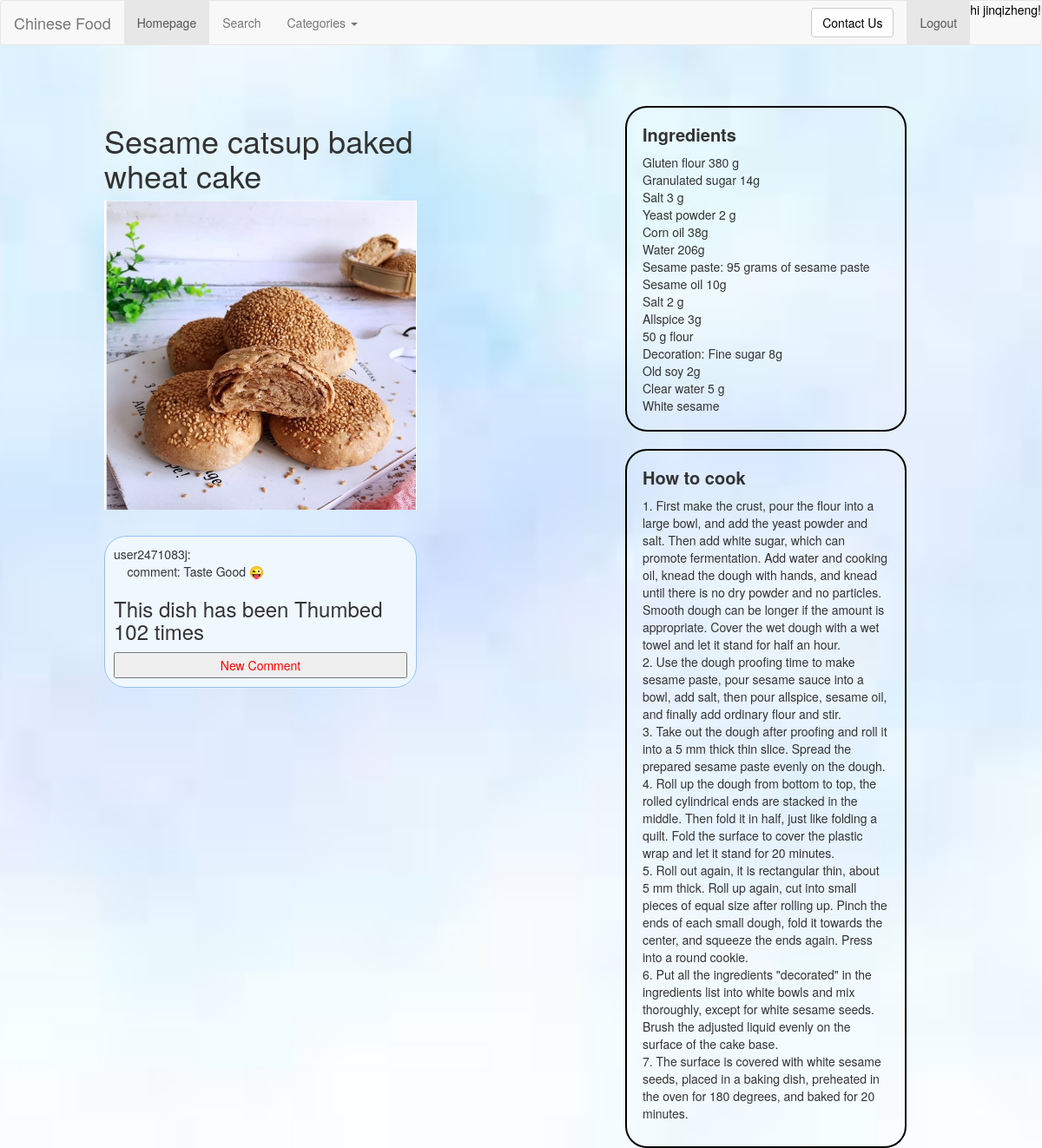
Before: /rango/main_course3/ (signed in) with the older database file.
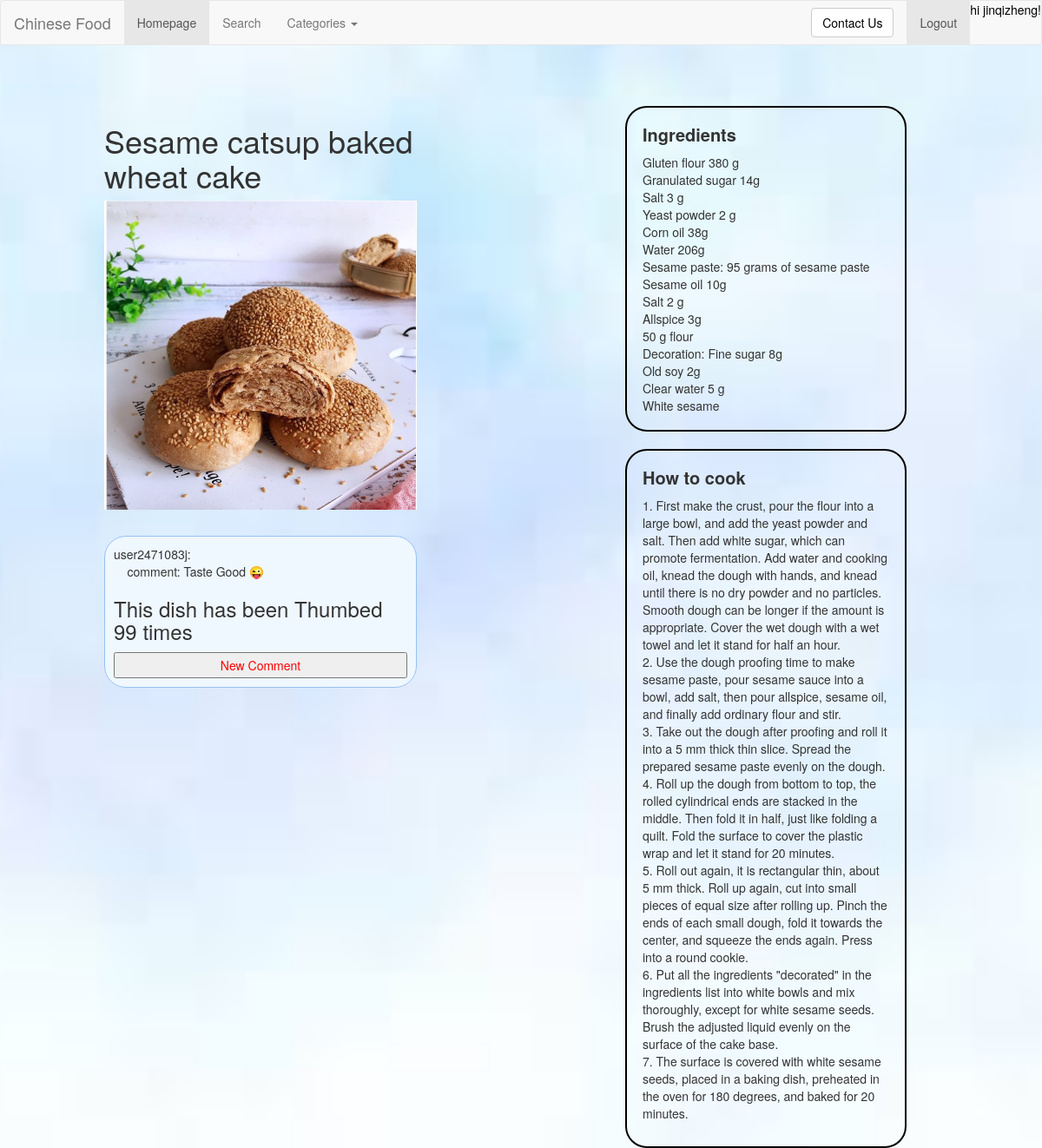
After: the same page with the newer database file.
### rango/models.py (models this page shows, shortened)
class Dish(models.Model):
    category = models.ForeignKey(Category, on_delete=models.CASCADE)
    dish = models.CharField(max_length=128, unique=True)
    url = models.CharField(max_length=128, default="https://www.allrecipes.com/recipes/1642/everyday-cooking/")
    likes = models.IntegerField(default=0)
    images = models.CharField(max_length=128, default="/static/images/photo.jpg")
    class Meta:
        verbose_name_plural = 'Dishes'

### rango/views.py (the view, shortened to what this page needs)
# urls.py: path('main_course3/', views.main_course3, name='main_course3'),
def main_course3(request):
    category_list = Category.objects.order_by('-category')
    d2 = "Sesame catsup baked wheat cake"
    dish = Dish.objects.get(dish=d2)
    form = DishForm()
    info_list = UserComment.objects.filter(dish=d2)
    return render(request, "rango/main_course3.html", {"info_list": info_list,
                                                       "categories": category_list,
                                                       "form": form,
                                                       "dish": dish, })

### rango/forms.py
class DishForm(forms.ModelForm):
    dish = forms.CharField(max_length=128,
                           help_text="Please enter the dish name.")
    url = forms.CharField(
        help_text="Please enter the URL of dishes introduction.")
    likes = forms.IntegerField(widget=forms.HiddenInput(), initial=0, required=False)
    images = forms.CharField(widget=forms.HiddenInput(), initial="/static/images/photo.jpg", required=False)
    class Meta:
        model = Dish
        exclude = ('category',)

### templates/rango/main_course3.html (shortened to what this page needs)
{% extends 'rango/base.html' %}
{% load staticfiles %}
{% block image_block %}
<h1>Sesame catsup baked wheat cake</h1>
<img src="{% static 'images/main_course3.png' %}" alt="" width="100%" id="pic">
{% endblock %}
{% block ingredients_block %}
Gluten flour 380 g<br>
Granulated sugar 14g<br>
Salt 3 g<br>
Yeast powder 2 g<br>
Corn oil 38g<br>
Water 206g<br>
Sesame paste: 95 grams of sesame paste<br>
Sesame oil 10g<br>
Salt 2 g<br>
Allspice 3g<br>
50 g flour<br>
Decoration: Fine sugar 8g<br>
Old soy 2g<br>
Clear water 5 g<br>
White sesame<br>
{% endblock %}
{% block howToCook_block %}
1.	First make the crust, pour the flour into a large bowl, and add the yeast powder and salt. Then add white sugar, which can promote fermentation. Add water and cooking oil, knead the dough with hands, and knead until there is no dry powder and no particles. Smooth dough can be longer if the amount is appropriate. Cover the wet dough with a wet towel and let it stand for half an hour.<br>
2.	Use the dough proofing time to make sesame paste, pour sesame sauce into a bowl, add salt, then pour allspice, sesame oil, and finally add ordinary flour and stir.<br>
3.	Take out the dough after proofing and roll it into a 5 mm thick thin slice. Spread the prepared sesame paste evenly on the dough.<br>
4.	Roll up the dough from bottom to top, the rolled cylindrical ends are stacked in the middle. Then fold it in half, just like folding a quilt. Fold the surface to cover the plastic wrap and let it stand for 20 minutes.<br>
5.	Roll out again, it is rectangular thin, about 5 mm thick. Roll up again, cut into small pieces of equal size after rolling up. Pinch the ends of each small dough, fold it towards the center, and squeeze the ends again. Press into a round cookie.<br>
6.	Put all the ingredients "decorated" in the ingredients list into white bowls and mix thoroughly, except for white sesame seeds. Brush the adjusted liquid evenly on the surface of the cake base.<br>
7.	The surface is covered with white sesame seeds, placed in a baking dish, preheated in the oven for 180 degrees, and baked for 20 minutes.<br>
{% endblock %}

### templates/rango/base.html (shortened to what this page needs)
<!DOCTYPE html>
{% load staticfiles %}
<html>
<head>
	<link rel="stylesheet" href="https://cdn.staticfile.org/twitter-bootstrap/3.3.7/css/bootstrap.min.css">
    <link rel="stylesheet" href="{% static 'css/dish.css' %}">
</head>
<body>
<nav class="navbar navbar-default" role="navigation">
    <div class="container-fluid">
    <div class="navbar-header">
        <a class="navbar-brand" href="/rango/">Chinese Food</a>
    </div>
    <div>
        <ul class="nav navbar-nav navbar-left">
            <li class="active"><a href="/rango/">Homepage</a></li>
            <li><a href="{% url 'rango:test' %}">Search</a></li>
            <li class="dropdown">
                <a href="#" class="dropdown-toggle" data-toggle="dropdown">
                    Categories
                    <b class="caret"></b>
                </a>
            </li>
        </ul>
        <ul class="nav navbar-nav navbar-right">
            {% if user.is_authenticated %}
            <a href="{% url 'rango:userInfor' %}"> hi {{ user.username }}!</a>
            <li class="active">
                <a class="a2" href=" {% url 'auth_logout' %}?next=/rango/">Logout</a>
            </li>
        {% endif %}
        </ul>
        <form class="navbar-form navbar-right" role="search">
            <button type="submit" class="btn btn-default">
                <a href="mailto:2471083j@student.gla.ac.uk
                        subject=About Django Project">
                        Contact Us</a>
            </button>
        </form>
    </div>
    </div>
</nav>
<div class="main w1000">
    <div class="main_l f">
        <div class="slide" id="box">
            <div class="banner">
                {% block image_block %}{% endblock %}
            </div>
        </div>
        <div class="add">
            <div>
                {% for i in info_list %}
                    user{{ i.username }}: <br>
                    &nbsp&nbsp&nbsp&nbspcomment: {{ i.comment }} <br>
                {% endfor %}
                {% if user.is_authenticated %}
                <h3>This dish has been Thumbed {{ dish.likes }} times</h3>
                 <input class="input1" type="button" style="color:#ff0000" value="New Comment" id="link">
                {% endif %}
            </div>
        </div>
    </div>
    <div class="main_r r">
        <div class="ing">
            <p>Ingredients</p>
            {% block ingredients_block %}{% endblock %}
        </div>
        <div class="how">
            <p>How to cook</p>
            <div>
                {% block howToCook_block %}{% endblock %}
            </div>
        </div>
    </div>
</div>
</body>
</html>

Changed rows visible on the page:
changed Dish: likes "102" → "99"
